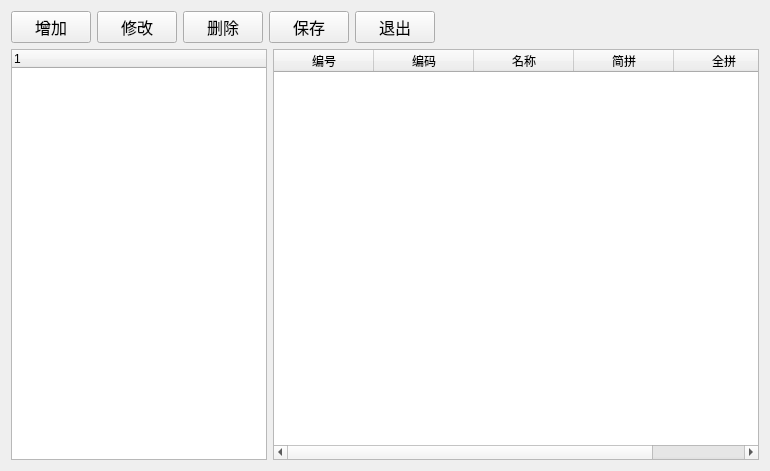
<?xml version="1.0" encoding="UTF-8"?>
<ui version="4.0">
 <class>Financetype</class>
 <widget class="QWidget" name="Financetype">
  <property name="geometry">
   <rect>
    <x>0</x>
    <y>0</y>
    <width>770</width>
    <height>471</height>
   </rect>
  </property>
  <property name="windowTitle">
   <string>财务分类</string>
  </property>
  <layout class="QHBoxLayout" name="horizontalLayout_3">
   <item>
    <layout class="QVBoxLayout" name="verticalLayout">
     <item>
      <layout class="QHBoxLayout" name="horizontalLayout_2">
       <item>
        <widget class="QPushButton" name="addButton">
         <property name="sizePolicy">
          <sizepolicy hsizetype="Fixed" vsizetype="Fixed">
           <horstretch>0</horstretch>
           <verstretch>0</verstretch>
          </sizepolicy>
         </property>
         <property name="font">
          <font>
           <family>Agency FB</family>
           <pointsize>12</pointsize>
          </font>
         </property>
         <property name="text">
          <string>增加</string>
         </property>
        </widget>
       </item>
       <item>
        <widget class="QPushButton" name="editButton">
         <property name="sizePolicy">
          <sizepolicy hsizetype="Fixed" vsizetype="Fixed">
           <horstretch>0</horstretch>
           <verstretch>0</verstretch>
          </sizepolicy>
         </property>
         <property name="font">
          <font>
           <family>Agency FB</family>
           <pointsize>12</pointsize>
          </font>
         </property>
         <property name="text">
          <string>修改</string>
         </property>
        </widget>
       </item>
       <item>
        <widget class="QPushButton" name="deleteButton">
         <property name="sizePolicy">
          <sizepolicy hsizetype="Fixed" vsizetype="Fixed">
           <horstretch>0</horstretch>
           <verstretch>0</verstretch>
          </sizepolicy>
         </property>
         <property name="font">
          <font>
           <family>Agency FB</family>
           <pointsize>12</pointsize>
          </font>
         </property>
         <property name="text">
          <string>删除</string>
         </property>
        </widget>
       </item>
       <item>
        <widget class="QPushButton" name="saveButton">
         <property name="sizePolicy">
          <sizepolicy hsizetype="Fixed" vsizetype="Fixed">
           <horstretch>0</horstretch>
           <verstretch>0</verstretch>
          </sizepolicy>
         </property>
         <property name="font">
          <font>
           <family>Agency FB</family>
           <pointsize>12</pointsize>
          </font>
         </property>
         <property name="text">
          <string>保存</string>
         </property>
        </widget>
       </item>
       <item>
        <widget class="QPushButton" name="exitButton">
         <property name="sizePolicy">
          <sizepolicy hsizetype="Fixed" vsizetype="Fixed">
           <horstretch>0</horstretch>
           <verstretch>0</verstretch>
          </sizepolicy>
         </property>
         <property name="font">
          <font>
           <family>Agency FB</family>
           <pointsize>12</pointsize>
          </font>
         </property>
         <property name="text">
          <string>退出</string>
         </property>
        </widget>
       </item>
       <item>
        <spacer name="horizontalSpacer_2">
         <property name="orientation">
          <enum>Qt::Horizontal</enum>
         </property>
         <property name="sizeHint" stdset="0">
          <size>
           <width>40</width>
           <height>20</height>
          </size>
         </property>
        </spacer>
       </item>
       <item>
        <widget class="QLabel" name="label">
         <property name="sizePolicy">
          <sizepolicy hsizetype="Expanding" vsizetype="Preferred">
           <horstretch>0</horstretch>
           <verstretch>0</verstretch>
          </sizepolicy>
         </property>
         <property name="text">
          <string/>
         </property>
        </widget>
       </item>
       <item>
        <spacer name="horizontalSpacer">
         <property name="orientation">
          <enum>Qt::Horizontal</enum>
         </property>
         <property name="sizeHint" stdset="0">
          <size>
           <width>40</width>
           <height>20</height>
          </size>
         </property>
        </spacer>
       </item>
      </layout>
     </item>
     <item>
      <layout class="QHBoxLayout" name="horizontalLayout">
       <item>
        <widget class="QTreeWidget" name="treeWidget">
         <property name="sizePolicy">
          <sizepolicy hsizetype="Fixed" vsizetype="Expanding">
           <horstretch>0</horstretch>
           <verstretch>0</verstretch>
          </sizepolicy>
         </property>
         <column>
          <property name="text">
           <string notr="true">1</string>
          </property>
         </column>
        </widget>
       </item>
       <item>
        <widget class="QTableWidget" name="tableWidget">
         <column>
          <property name="text">
           <string>编号</string>
          </property>
         </column>
         <column>
          <property name="text">
           <string>编码</string>
          </property>
         </column>
         <column>
          <property name="text">
           <string>名称</string>
          </property>
         </column>
         <column>
          <property name="text">
           <string>简拼</string>
          </property>
         </column>
         <column>
          <property name="text">
           <string>全拼</string>
          </property>
         </column>
        </widget>
       </item>
      </layout>
     </item>
    </layout>
   </item>
  </layout>
 </widget>
 <layoutdefault spacing="6" margin="11"/>
 <resources/>
 <connections/>
</ui>
